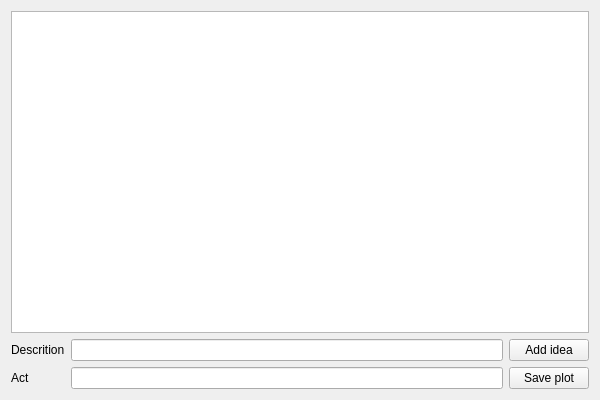
<?xml version="1.0" encoding="UTF-8"?>
<ui version="4.0">
 <class>GuiClass</class>
 <widget class="QWidget" name="GuiClass">
  <property name="geometry">
   <rect>
    <x>0</x>
    <y>0</y>
    <width>600</width>
    <height>400</height>
   </rect>
  </property>
  <property name="windowTitle">
   <string>Gui</string>
  </property>
  <layout class="QHBoxLayout" name="horizontalLayout_2">
   <item>
    <layout class="QVBoxLayout" name="verticalLayout_2">
     <item>
      <widget class="QTableView" name="tableView"/>
     </item>
     <item>
      <layout class="QHBoxLayout" name="horizontalLayout">
       <item>
        <layout class="QFormLayout" name="formLayout">
         <item row="0" column="0">
          <widget class="QLabel" name="label">
           <property name="text">
            <string>Descrition</string>
           </property>
          </widget>
         </item>
         <item row="0" column="1">
          <widget class="QLineEdit" name="lineEdit"/>
         </item>
         <item row="1" column="0">
          <widget class="QLabel" name="label_2">
           <property name="text">
            <string>Act</string>
           </property>
          </widget>
         </item>
         <item row="1" column="1">
          <widget class="QLineEdit" name="lineEdit_2"/>
         </item>
        </layout>
       </item>
       <item>
        <layout class="QVBoxLayout" name="verticalLayout">
         <item>
          <widget class="QPushButton" name="pushButton">
           <property name="text">
            <string>Add idea</string>
           </property>
          </widget>
         </item>
         <item>
          <widget class="QPushButton" name="pushButton_2">
           <property name="text">
            <string>Save plot</string>
           </property>
          </widget>
         </item>
        </layout>
       </item>
      </layout>
     </item>
    </layout>
   </item>
  </layout>
 </widget>
 <layoutdefault spacing="6" margin="11"/>
 <resources>
  <include location="Gui.qrc"/>
 </resources>
 <connections/>
</ui>
